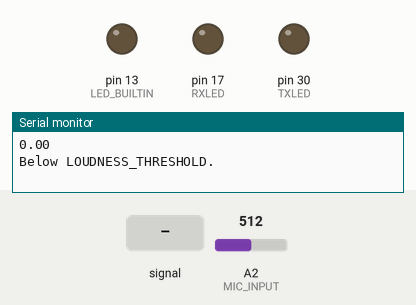
Bench run of a sketch on a simulated Arduino Mega 2560, built with avr-gcc and run on an emulated ATmega2560. Parts: output pins drawn as LEDs (lit = HIGH), the last lines printed to the serial monitor. The test bench sets the inputs (shaded band); at power-on: A2 (MIC_INPUT) = 512.

Above: at 6.2 s.
6.3 s: A2 (MIC_INPUT) fed a 200 Hz sine of ±81 counts around its level
At 7.6 s:
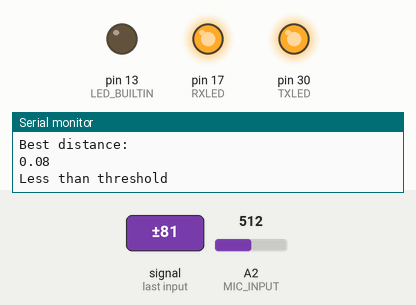
8.7 s: A2 (MIC_INPUT) set to 716
At 9.8 s:
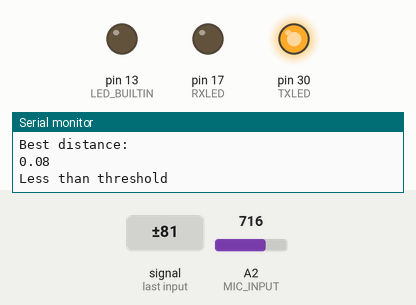
Timing chart, 0 to 17.7 s (numbered marks = the images above; inputs shaded):
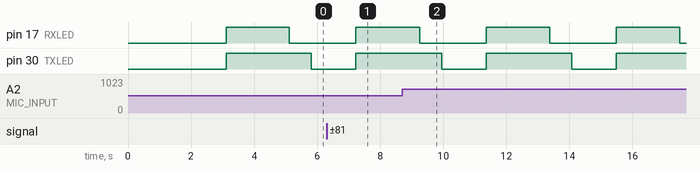

The sketch:

audio_classifier.ino
```cpp
#define MIC_INPUT                   A2
#define RXLED                       17
#define TXLED                       30

#define SIZE                        5504
#define ADC_TIMER_MS                0.35
#define AVG_SHIFT                   5
#define AVG_SIZE                    (int) pow(2, AVG_SHIFT)
#define SIZE_AFTER_FILTER           (int) SIZE / AVG_SIZE

/*---------------------------*/
/*      CODE BLOCK PCA1      */
/*---------------------------*/

#define SNIPPET_SIZE                80
#define PRELENGTH                   5
#define THRESHOLD                   0.6
#define BASIS_DIM                   3

#define EUCLIDEAN_THRESHOLD         0.06
#define LOUDNESS_THRESHOLD          20

/*---------------------------*/
/*      CODE BLOCK PCA2      */
/*---------------------------*/

float pca_vec1[SNIPPET_SIZE] = {-0.02422089316375582, -0.03973011458693243, -0.05776484640722079, -0.05869355458328007, -0.09527032711486379, -0.07259418383938339, -0.14079148028913166, -0.2070339845544902, -0.26981271178528654, -0.292265323787181, -0.3036660404228801, -0.30786394074599255, -0.28326651700446664, -0.2515076287143501, -0.1890233084611615, -0.1513819450398698, -0.08803947985535863, -0.05729970957642113, -0.041819715064700946, 0.028249249248444134, 0.08353957063527677, 0.10246313504423395, 0.1500837667266214, 0.1653709521494207, 0.21261046951955334, 0.2311714787905691, 0.2222264031676069, 0.18860832494999366, 0.14984086010766454, 0.11285778696845171, 0.09261723797825637, 0.06290452166858031, 0.053747786244544536, 0.04078260037138861, 0.047328828533428347, 0.03974695598152996, 0.03783673311265898, 0.05188107359853568, 0.05432004295740696, 0.05685637530330304, 0.05952922460854642, 0.06112174356892712, 0.06007533472172324, 0.058240624120446845, 0.060494065980877254, 0.05796567694314117, 0.05448787757585557, 0.049821968184590004, 0.05069733574970192, 0.03420560144214232, 0.04047816318016626, 0.03923262161449029, 0.02688865891565807, 0.015006381649691676, 0.02104566544277354, 0.013232394979302828, 0.011839380588626549, 0.007699842953315575, 0.013045460480284361, 0.00848939401122621, 0.0014343144172180302, 0.002397911253804533, 0.002373686242424798, 0.0010177216172037378, 0.003316085173720705, 0.0009572449315733302, 0.0011525441610065886, 0.00010181144144671874, 0.0009432437235999575, 0.0012033861864818348, 0.00015871890057987334, 3.37964301138683e-05, 0.00016808712165089352, -0.0007423652330781659, -0.0032718189501052823, -0.0011866605888974917, -0.0024534175164204765, -0.0021678218413209937, -0.00133584676566682, -0.0006964854775644669};
float pca_vec2[SNIPPET_SIZE] = {0.04916988451893113, 0.052281783186051256, 0.05557198803276412, 0.09663474322249421, 0.09474603629781225, 0.14881861175457461, 0.19059430998406435, 0.19958940219735852, 0.17520856290482606, 0.11454652779399291, 0.03922383418115365, -0.016930155705155145, -0.07684278738653502, -0.1443461217199247, -0.19416428120756055, -0.289206577136388, -0.29503464675576685, -0.3248309062295247, -0.3200079875651716, -0.3026356157466312, -0.279158368924971, -0.203728845938979, -0.10883777253940594, -0.06769979171751746, -0.06421205724894166, -0.06873615458710387, -0.010655905201546481, 0.03953858034702145, 0.07645400847445494, 0.12180464583099572, 0.15022545608235502, 0.15458719787666078, 0.13873522982529587, 0.1254639312774637, 0.1069034333120478, 0.09151992408051517, 0.08426985117118284, 0.06458773845490164, 0.06520034218714169, 0.061720912412895, 0.05399796388840342, 0.04288452527235853, 0.03472221985462806, 0.021910365112922586, 0.014322492627186118, 0.007371421125243386, 0.002309976995876928, 0.00581336938306357, 0.011543252521141297, 0.003639804696677431, -0.0011522152213473357, 0.00029351637475907025, 0.003983470733686041, 0.005805633927610526, 0.0035989795388798635, 0.004221965703813332, 0.004482506381939416, 0.0033015854720622817, 0.0035609555131021747, 0.0037211822122237997, 0.0040160861788591466, 0.001224454634754504, -0.00012499839580619435, 0.00035783479526127856, 0.0013898531519570161, 0.002325650400382714, 0.0026027005149143983, 0.004238817279459356, 0.002856781887087666, 0.0034858011614201886, 0.003654900401693642, 0.005794938174008556, 0.005873516648192072, 0.002137410226889774, 0.0017200485086252702, 0.0010048607018370858, -0.0015620654906518025, 0.0005844427169071692, -0.0028382523279321123, 0.0005552869220779972};
float pca_vec3[SNIPPET_SIZE] = {-0.03945768770266632, -0.04566966573115305, -0.07566329308202163, -0.11197781384773726, -0.13467282724589558, -0.2925202859781304, -0.31211356386910355, -0.25127545200271534, -0.21459428578208184, -0.08330275664515438, 0.045384230013307686, 0.07432518530749246, 0.14555374370582674, 0.1361223764892407, 0.16036690479586932, 0.14011214234271568, 0.058554071893090365, -0.01767697120025345, -0.07053380339975299, -0.11406397528719969, -0.12299083514919174, -0.2396103752497093, -0.25006224217107914, -0.20285912723010827, -0.11298860197010174, -0.06396728357366062, -0.04685825315734266, -0.05749721700657185, -0.04234660471367259, 0.019426383456561957, -0.010080461917761827, 0.04197383812113424, 0.1336190412741311, 0.14572821429148813, 0.1845558371077149, 0.19902303728930457, 0.20695095416883144, 0.20790344642320852, 0.1703851632998587, 0.16544329988841933, 0.17277824251767596, 0.1389522380723726, 0.11276437808910202, 0.12429827953537231, 0.06816827818937132, 0.05495700367890339, 0.023998443410937927, 0.008428311363849632, 0.026547695116986243, 0.011866801001405776, -0.009554038436836845, -0.017178242353325317, 0.037266388797036906, 0.002920827710976647, -0.0022093516986909844, 0.0003041525660651559, 0.0007952134700816209, 0.0010451659065482104, -0.006236525635345169, 0.0001698860553159248, 0.001310789227166206, -0.004437519445131021, -0.00668451977282664, -0.006029835115650246, -0.004938708857041482, -0.004453872493731579, -0.002123252348695527, -0.002517893156543505, -0.003682498309523768, -0.002857877680478188, -0.0030968238616311777, -0.0025367964526444263, -0.004313242895406585, -0.003306606315007621, -0.00304938929686252, -0.0022837036107481853, -0.005352760897498311, -0.0051834148579740745, -0.0033266623109554252, -0.003863044861750044};
float projected_mean_vec[BASIS_DIM] = {-0.07779114588258842, 0.007565281374330856, -0.04488981095460775};
float centroid1[BASIS_DIM] = {-0.02483104632681398, 0.01235705975533543, 0.03436949945193712};
float centroid2[BASIS_DIM] = {-0.03695555313127201, -0.05362996277702999, -0.013180552267443064};
float centroid3[BASIS_DIM] = {0.07161687234558989, -0.002992843787407956, -0.006078379490415933};
float centroid4[BASIS_DIM] = {-0.013404917573868995, 0.060362382012412515, -0.020605319582833806};
float* centroids[4] = { // DO NOT DELETE THIS CHUNK
  (float *) &centroid1, (float *) &centroid2,
  (float *) &centroid3, (float *) &centroid4
};

/*---------------------------*/
/*---------------------------*/
/*---------------------------*/

//data array and index pointer
int16_t out[SIZE_AFTER_FILTER] = {0};
volatile int re_pointer = 0;

int16_t re0[AVG_SIZE] = {0};
int16_t re1[AVG_SIZE] = {0};
int write_arr = 0;

// this function allows us to get the correct array to save data to
// we are using a concept known as "pointer juggling" to save memory
int16_t * get_re(int loc){
  switch(loc){
    case 0:
      return re0;
    case 1:
      return re1;
    default:
      return re0;
  }
}

float result[SNIPPET_SIZE] = {0};
float proj1 = 0;
float proj2 = 0;
float proj3 = 0;

/*---------------------------*/
/*       Norm functions      */
/*---------------------------*/

// Compute the L2 norm of (dim1, dim2) and centroid
// input: dim1: 1st dimension coordinate
//        dim2: 2nd dimension coordinate
//        centroid: size-2 array containing centroid coordinates
// output: L2 norm (Euclidean distance) between point and centroid
float l2_norm(float dim1, float dim2, float* centroid) {
  return sqrt(pow(dim1-centroid[0],2) + pow(dim2-centroid[1],2));
}

// Compute the L2 norm of (dim1, dim2, dim3) and centroid
// input: dim1: 1st dimension coordinate
//        dim2: 2nd dimension coordinate
//        dim3: 3rd dimension coordinate
//        centroid: size-3 array containing centroid coordinates
// output: L2 norm (Euclidean distance) between point and centroid
float l2_norm3(float dim1, float dim2, float dim3, float* centroid) {
  return sqrt(pow(dim1-centroid[0],2) + pow(dim2-centroid[1],2) + pow(dim3-centroid[2],2));
}

void setup(void) {
  pinMode(MIC_INPUT, INPUT);
  pinMode(LED_BUILTIN, OUTPUT);
  pinMode(RXLED, OUTPUT);
  pinMode(TXLED, OUTPUT);
  delay(1000);

  re_pointer = 0;

  cli();

  //set timer1 interrupt at 1Hz * SAMPLING INTERVAL / 1000
  TCCR1A = 0;// set entire TCCR1A register to 0
  TCCR1B = 0;// same for TCCR1B
  TCNT1  = 0;//initialize counter value to 0
  // set compare match register for 1hz increments
  OCR1A = 15.624 * ADC_TIMER_MS;// = (16*10^6) / (1*1024) - 1 (must be <65536)
  // turn on CTC mode
  TCCR1B |= (1 << WGM12);
  // Set CS12 and CS10 bits for 1024 prescaler
  TCCR1B |= (1 << CS12) | (1 << CS10);
  // enable timer compare interrupt
  TIMSK1 |= (1 << OCIE1A);

  sei();

  Serial.begin(38400);
  delay(1000);
}


void loop(void) {
  if (re_pointer%AVG_SIZE == 0 && re_pointer <= SIZE){
    write_arr = !write_arr;
    envelope(get_re(!write_arr), out, re_pointer>>AVG_SHIFT);
  }
  if (re_pointer == (int) (SIZE / 3)) {
    digitalWrite(TXLED, LOW);
  }
  if (re_pointer == (int) (SIZE * 2 / 3)) {
    digitalWrite(RXLED, LOW);
  }
  if (re_pointer == SIZE) {
    digitalWrite(LED_BUILTIN, LOW);
    digitalWrite(TXLED, HIGH);
    digitalWrite(RXLED, HIGH);

    // Apply enveloping function and get snippet with speech.
    // Do classification only if loud enough.
    if(envelope(out, result)) {

      // Reset projection result variables declared above
      proj1 = 0;
      proj2 = 0;
      proj3 = 0;

      /*---------------------------*/
      /*      CODE BLOCK PCA3      */
      /*---------------------------*/

      // Project 'result' onto the principal components
      // Hint: 'result' is an array
      // Hint: the principal components are unit norm
      // Hint: do this entire operation in 1 loop by replacing the '...'
      // YOUR CODE HERE
      for (int i = 0; i < SNIPPET_SIZE; i++) {
        proj1 += result[i] * pca_vec1[i];
        proj2 += result[i] * pca_vec2[i];
        proj3 += result[i] * pca_vec3[i];
      }

      // Demean the projection
      proj1 -= projected_mean_vec[0];
      proj2 -= projected_mean_vec[1];
      proj3 -= projected_mean_vec[2];

      // Classification
      // Use the function 'l2_norm3' defined above
      // ith centroid: 'centroids[i]'
      float best_dist = 999999;
      int best_index = -1;
      // YOUR CODE HERE
      for (int i = 0; i < 4; i++) {
        Serial.print(i);
        Serial.print(" ");
        Serial.println(l2_norm3(proj1, proj2, proj3, centroids[i]));
        if (l2_norm3(proj1, proj2, proj3, centroids[i]) < best_dist) {
          best_dist = l2_norm3(proj1, proj2, proj3, centroids[i]);
          best_index = i;
        }
      }

      // Compare 'best_dist' against the 'EUCLIDEAN_THRESHOLD' and print the result
      // If 'best_dist' is less than the 'EUCLIDEAN_THRESHOLD', the recording is a word
      // Otherwise, the recording is noise
      // YOUR CODE HERE
      if (best_dist <EUCLIDEAN_THRESHOLD) {
        Serial.println(best_index);
      } else {
        Serial.println("Best index ");
        Serial.println(best_index);
        Serial.println("Best distance: ");
        Serial.println(best_dist);
        Serial.println("Less than threshold");
      }

      /*---------------------------*/
      /*---------------------------*/
      /*---------------------------*/
   } else {
     Serial.println("Below LOUDNESS_THRESHOLD.");
   }

    delay(2000);
    re_pointer = 0;
  }
}

/*---------------------------*/
/*     Helper functions      */
/*---------------------------*/

void reset_blinker(void) {
  pinMode(RXLED, OUTPUT);
  pinMode(TXLED, OUTPUT);
  digitalWrite(RXLED, HIGH);
  delay(100);
  digitalWrite(RXLED, LOW);
  digitalWrite(TXLED, HIGH);
  delay(100);
  digitalWrite(RXLED, HIGH);
  digitalWrite(TXLED, LOW);
  delay(100);
  digitalWrite(RXLED, HIGH);
  digitalWrite(TXLED, HIGH);
  delay(100);
  digitalWrite(TXLED, HIGH);
}

void envelope(int16_t* data, int16_t* data_out, int index){
  int32_t avg = 0;
  for (int i = 0; i < AVG_SIZE; i++) {
      avg += data[i];
  }

  avg = avg >> AVG_SHIFT;
  data_out[index] = abs(data[0] - avg);

  for (int i = 1; i < AVG_SIZE; i++) {
      data_out[index] += abs(data[i] - avg);
  }
}

// Enveloping function with thresholding and normalizing,
// returns snippet of interest (containing speech)
bool envelope(int* data, float* data_out) {
  float maximum = 0;
  int32_t total = 0;
  int block;

  // Apply enveloping filter while finding maximum value
  for (block = 0; block < SIZE_AFTER_FILTER; block++) {
    if (data[block] > maximum) {
      maximum = data[block];
    }
  }

  // If not loud enough, return false
  if (maximum < LOUDNESS_THRESHOLD) {
    Serial.println(maximum);
    return false;
  }

  // Determine threshold
  float thres = THRESHOLD * maximum;

  // Figure out when interesting snippet starts and write to data_out
  block = PRELENGTH;
  while (data[block++] < thres && block < SIZE_AFTER_FILTER);
  if (block > SIZE_AFTER_FILTER - SNIPPET_SIZE) {
    block = SIZE_AFTER_FILTER - SNIPPET_SIZE;
  }
  for (int i = 0; i < SNIPPET_SIZE; i++) {
    data_out[i] = data[block-PRELENGTH+i];
    total += data_out[i];
  }

  // Normalize data_out
  for (int i = 0; i < SNIPPET_SIZE; i++) {
    data_out[i] = data_out[i] / total;
  }

  return true;
}
/*---------------------------*/
/*    Interrupt functions    */
/*---------------------------*/


ISR(TIMER1_COMPA_vect){//timer1 interrupt 8Khz toggles pin 13 (LED)
  if (re_pointer < SIZE) {
    digitalWrite(RXLED, LOW);
    get_re(write_arr)[re_pointer%AVG_SIZE] = (analogRead(MIC_INPUT) >> 4) - 128;
    re_pointer += 1;
  }
}
```

Measured:
- by itself, pin 17 (RXLED): alternates HIGH for 2.0 s and LOW for 2.1 s
- by itself, pin 30 (TXLED): alternates HIGH for 2.7 s and LOW for 1.4 s
